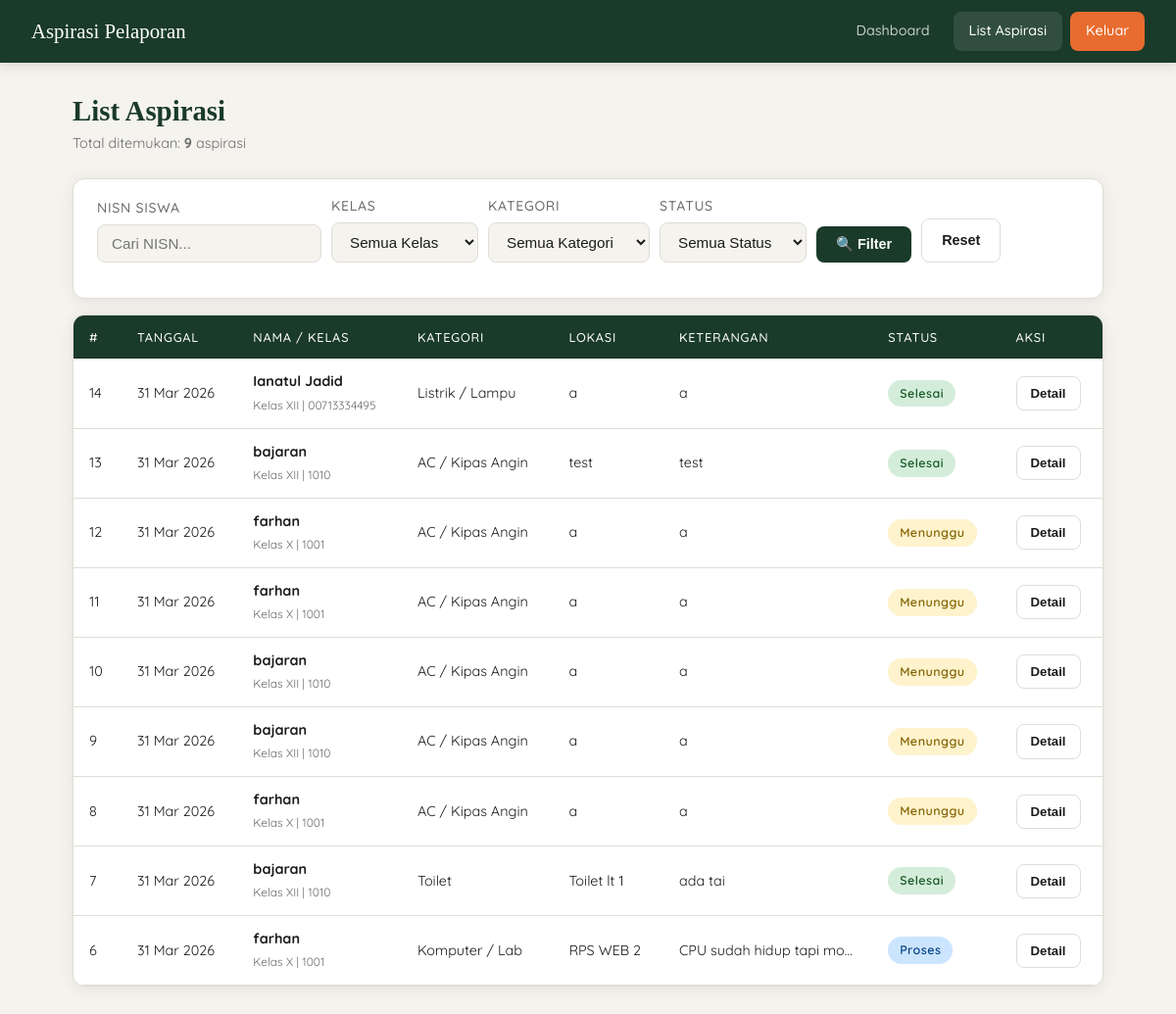
Screenshot of /admin/list_aspirasi.php (signed in) with the database file from the repository.
### tables this page shows
CREATE TABLE `aspirasi` (
  `id_aspirasi` int NOT NULL,
  `status` enum('Menunggu','Proses','Selesai') NOT NULL,
  `id_pelaporan` int NOT NULL,
  `feedback` text NOT NULL
);

CREATE TABLE `input_aspirasi` (
  `id_pelaporan` int NOT NULL,
  `nisn` varchar(11) NOT NULL,
  `id_kategori` int NOT NULL,
  `lokasi` varchar(100) NOT NULL,
  `ket` varchar(100) NOT NULL
);

CREATE TABLE `siswa` (
  `nisn` varchar(11) NOT NULL,
  `nama` varchar(100) NOT NULL,
  `kelas` enum('X','XI','XII') NOT NULL
);

CREATE TABLE `kategori` (
  `id_kategori` int NOT NULL,
  `ket_kategori` varchar(30) NOT NULL
);

### admin/list_aspirasi.php (the view, shortened to what this page needs)
<?php
$conn = getConnection();
function getListAspirasi($conn, $filters = []) {
    $where = [];
    $where_sql = $where ? "WHERE " . implode(" AND ", $where) : "";
    $sql = "SELECT a.id_aspirasi, a.status, a.feedback,
                   ia.id_pelaporan, ia.lokasi, ia.ket, ia.nisn,
                   k.ket_kategori, s.kelas, s.nama
            FROM aspirasi a
            JOIN input_aspirasi ia ON a.id_pelaporan = ia.id_pelaporan
            JOIN kategori k ON ia.id_kategori = k.id_kategori
            JOIN siswa s ON ia.nisn = s.nisn
            $where_sql
            ORDER BY a.id_aspirasi DESC";
    $result = $conn->query($sql);
    $data   = [];
    if ($result) {
        while ($row = $result->fetch_assoc()) {
            $data[] = $row;
        }
    }
    return $data;
}
$filters = [
    'nisn'        => $_GET['nisn'] ?? '',
    'kelas'       => $_GET['kelas'] ?? '',
    'id_kategori' => $_GET['id_kategori'] ?? '',
    'status'      => $_GET['status'] ?? '',
];
$list    = getListAspirasi($conn, $filters);
function badgeStatus($status) {
    $map = ['Menunggu'=>'badge-menunggu','Proses'=>'badge-proses','Selesai'=>'badge-selesai'];
    $class = $map[$status] ?? 'badge-menunggu';
    return "<span class='badge $class'>$status</span>";
}
?>
<!DOCTYPE html>
<html lang="id">
<head>
    <link rel="stylesheet" href="../style/style.css">
</head>
<body>
<nav class="navbar">
    <a href="dashboard.php" class="navbar-brand">Aspirasi Pelaporan</a>
    <div class="navbar-nav">
        <a href="dashboard.php" class="nav-link">Dashboard</a>
        <a href="list_aspirasi.php" class="nav-link active">List Aspirasi</a>
        <a href="../logout.php" class="nav-link logout">Keluar</a>
    </div>
</nav>
<div class="container">
    <div class="page-header">
        <div>
            <h1>List Aspirasi</h1>
            <p>Total ditemukan: <strong><?= count($list) ?></strong> aspirasi</p>
        </div>
    </div>
    <div class="card" style="margin-bottom: 1rem;">
        <div class="card-body" style="padding: 1rem 1.5rem;">
            <form method="GET" action="">
                <div class="filter-bar">
                    <div class="form-group">
                        <label class="form-label">NISN Siswa</label>
                        <input type="text" name="nisn" class="form-control"
                               placeholder="Cari NISN..." value="<?= htmlspecialchars($filters['nisn']) ?>">
                    </div>
                    <div class="form-group">
                        <label class="form-label">Kelas</label>
                        <select name="kelas" class="form-control">
                            <option value="">Semua Kelas</option>
                        </select>
                    </div>
                    <div class="form-group">
                        <label class="form-label">Kategori</label>
                        <select name="id_kategori" class="form-control">
                            <option value="">Semua Kategori</option>
                        </select>
                    </div>
                    <div class="form-group">
                        <label class="form-label">Status</label>
                        <select name="status" class="form-control">
                            <option value="">Semua Status</option>
                        </select>
                    </div>
                    <button type="submit" class="btn btn-primary">🔍 Filter</button>
                    <a href="list_aspirasi.php" class="btn btn-outline">Reset</a>
                </div>
            </form>
        </div>
    </div>
    <div class="card">
        <div class="table-wrapper">
            <?php if (empty($list)): ?>
                <div class="empty-state">
                    <div class="icon">🔍</div>
                    <p>Tidak ada aspirasi yang sesuai filter.</p>
                </div>
            <?php else: ?>
            <table>
                <thead>
                    <tr>
                        <th>#</th>
                        <th>Tanggal</th>
                        <th>Nama / Kelas</th>
                        <th>Kategori</th>
                        <th>Lokasi</th>
                        <th>Keterangan</th>
                        <th>Status</th>
                        <th>Aksi</th>
                    </tr>
                </thead>
                <tbody>
                    <?php foreach ($list as $i => $row): ?>
                    <tr>
                        <td data-label="#"><?= $row['id_pelaporan'] ?></td>
                        <td data-label="Tanggal" style="white-space:nowrap;"><?= date('d M Y') ?></td>
                        <td data-label="Nama">
                            <strong><?= htmlspecialchars($row['nama']) ?></strong><br>
                            <small style="color:var(--text-muted)">Kelas <?= $row['kelas'] ?> | <?= $row['nisn'] ?></small>
                        </td>
                        <td data-label="Kategori"><?= htmlspecialchars($row['ket_kategori']) ?></td>
                        <td data-label="Lokasi"><?= htmlspecialchars($row['lokasi']) ?></td>
                        <td data-label="Keterangan" style="max-width:200px; white-space:nowrap; overflow:hidden; text-overflow:ellipsis;">
                            <?= htmlspecialchars($row['ket']) ?>
                        </td>
                        <td data-label="Status"><?= badgeStatus($row['status']) ?></td>
                        <td data-label="Aksi">
                            <a href="detail_aspirasi.php?id=<?= $row['id_aspirasi'] ?>"
                               class="btn btn-outline btn-sm">Detail</a>
                        </td>
                    </tr>
                    <?php endforeach; ?>
                </tbody>
            </table>
            <?php endif; ?>
        </div>
    </div>
</div>
</body>
</html>

### style/style.css (style rules this page uses)
:root { --bg: #f5f3ee; --surface: #ffffff; --primary: #1a3a2a; --accent: #e86c2f; --accent-light: #fdf0e8; --text: #1c1c1c; --text-muted: #6b6b6b; --border: #e0ddd6; --success: #2d7a4f; --warning: #c9820a; --info: #1a5276; --danger: #c0392b; --radius: 12px; --radius-sm: 8px; --shadow: 0 2px 16px rgba(0,0,0,0.08); --shadow-lg: 0 8px 32px rgba(0,0,0,0.12); }
* { margin: 0; padding: 0; box-sizing: border-box; }
body { font-family: 'Quicksand', sans-serif; background: var(--bg); color: var(--text); min-height: 100vh; font-size: 15px; line-height: 1.6; }
.navbar { background: var(--primary); padding: 0 2rem; display: flex; align-items: center; justify-content: space-between; height: 64px; position: sticky; top: 0; z-index: 100; box-shadow: 0 2px 12px rgba(0,0,0,0.15); }
.navbar-brand { font-family: 'DM Serif Display', serif; font-size: 1.3rem; color: #fff; text-decoration: none; display: flex; align-items: center; gap: 10px; }
.navbar-nav { display: flex; gap: 8px; align-items: center; }
.nav-link { color: rgba(255,255,255,0.75); text-decoration: none; padding: 8px 16px; border-radius: var(--radius-sm); font-size: 0.9rem; font-weight: 500; transition: all 0.2s; }
.nav-link:hover, .nav-link.active { color: #fff; background: rgba(255,255,255,0.1); }
.nav-link.logout { background: var(--accent); color: #fff; }
.container { max-width: 1100px; margin: 0 auto; padding: 2rem 1.5rem; }
.card { background: var(--surface); border-radius: var(--radius); box-shadow: var(--shadow); border: 1px solid var(--border); overflow: hidden; }
.card-body { padding: 1.5rem; }
.form-group { margin-bottom: 1.25rem; }
.form-label { display: block; font-weight: 500; font-size: 0.875rem; color: var(--text-muted); margin-bottom: 6px; text-transform: uppercase; letter-spacing: 0.05em; }
.form-control { width: 100%; padding: 10px 14px; border: 1.5px solid var(--border); border-radius: var(--radius-sm); font-family: 'DM Sans', sans-serif; font-size: 0.95rem; color: var(--text); background: var(--bg); transition: border-color 0.2s, box-shadow 0.2s; outline: none; }
select.form-control { cursor: pointer; }
.btn { display: inline-flex; align-items: center; gap: 8px; padding: 10px 20px; border-radius: var(--radius-sm); font-family: 'DM Sans', sans-serif; font-size: 0.9rem; font-weight: 600; border: none; cursor: pointer; text-decoration: none; transition: all 0.2s; white-space: nowrap; }
.btn-primary { background: var(--primary); color: #fff; }
.btn-outline { background: transparent; border: 1.5px solid var(--border); color: var(--text); }
.btn-sm { padding: 6px 14px; font-size: 0.825rem; }
.table-wrapper { overflow-x: auto; }
table { width: 100%; border-collapse: collapse; font-size: 0.9rem; }
thead th { background: var(--primary); color: #fff; padding: 12px 16px; text-align: left; font-weight: 500; font-size: 0.8rem; text-transform: uppercase; letter-spacing: 0.06em; }
tbody tr { border-bottom: 1px solid var(--border); transition: background 0.15s; }
tbody td { padding: 12px 16px; vertical-align: middle; }
.badge { display: inline-block; padding: 4px 12px; border-radius: 20px; font-size: 0.78rem; font-weight: 600; letter-spacing: 0.04em; }
.badge-menunggu { background: #fef3cd; color: #856404; }
.badge-proses { background: #cce5ff; color: #004085; }
.badge-selesai { background: #d4edda; color: #155724; }
.filter-bar { display: flex; gap: 10px; flex-wrap: wrap; align-items: flex-end; margin-bottom: 1.25rem; }
.filter-bar .form-group { margin-bottom: 0; }
.filter-bar select, .filter-bar input { min-width: 150px; }
.page-header { margin-bottom: 1.5rem; display: flex; align-items: flex-start; justify-content: space-between; gap: 1rem; flex-wrap: wrap; }
.page-header h1 { font-family: 'DM Serif Display', serif; font-size: 1.8rem; color: var(--primary); line-height: 1.2; }
.page-header p { color: var(--text-muted); font-size: 0.9rem; margin-top: 4px; }

### rows the page displays
aspirasi: id_pelaporan.id_pelaporan "14", siswa.nama "Ianatul Jadid", siswa.kelas "XII", id_pelaporan.nisn "00713334495", kategori.ket_kategori "Listrik / Lampu", id_pelaporan.lokasi "a", id_pelaporan.ket "a", status "Selesai"
aspirasi: id_pelaporan.id_pelaporan "13", siswa.nama "bajaran", siswa.kelas "XII", id_pelaporan.nisn "1010", kategori.ket_kategori "AC / Kipas Angin", id_pelaporan.lokasi "test", id_pelaporan.ket "test", status "Selesai"
aspirasi: id_pelaporan.id_pelaporan "12", siswa.nama "farhan", siswa.kelas "X", id_pelaporan.nisn "1001", kategori.ket_kategori "AC / Kipas Angin", id_pelaporan.lokasi "a", id_pelaporan.ket "a", status "Menunggu"
aspirasi: id_pelaporan.id_pelaporan "11", siswa.nama "farhan", siswa.kelas "X", id_pelaporan.nisn "1001", kategori.ket_kategori "AC / Kipas Angin", id_pelaporan.lokasi "a", id_pelaporan.ket "a", status "Menunggu"
aspirasi: id_pelaporan.id_pelaporan "10", siswa.nama "bajaran", siswa.kelas "XII", id_pelaporan.nisn "1010", kategori.ket_kategori "AC / Kipas Angin", id_pelaporan.lokasi "a", id_pelaporan.ket "a", status "Menunggu"
aspirasi: id_pelaporan.id_pelaporan "9", siswa.nama "bajaran", siswa.kelas "XII", id_pelaporan.nisn "1010", kategori.ket_kategori "AC / Kipas Angin", id_pelaporan.lokasi "a", id_pelaporan.ket "a", status "Menunggu"
aspirasi: id_pelaporan.id_pelaporan "8", siswa.nama "farhan", siswa.kelas "X", id_pelaporan.nisn "1001", kategori.ket_kategori "AC / Kipas Angin", id_pelaporan.lokasi "a", id_pelaporan.ket "a", status "Menunggu"
aspirasi: id_pelaporan.id_pelaporan "7", siswa.nama "bajaran", siswa.kelas "XII", id_pelaporan.nisn "1010", kategori.ket_kategori "Toilet", id_pelaporan.lokasi "Toilet lt 1", id_pelaporan.ket "ada tai", status "Selesai"
aspirasi: id_pelaporan.id_pelaporan "6", siswa.nama "farhan", siswa.kelas "X", id_pelaporan.nisn "1001", kategori.ket_kategori "Komputer / Lab", id_pelaporan.lokasi "RPS WEB 2", id_pelaporan.ket "CPU sudah hidup tapi mo…", status "Proses"

### other values shown
count($list) "9"
